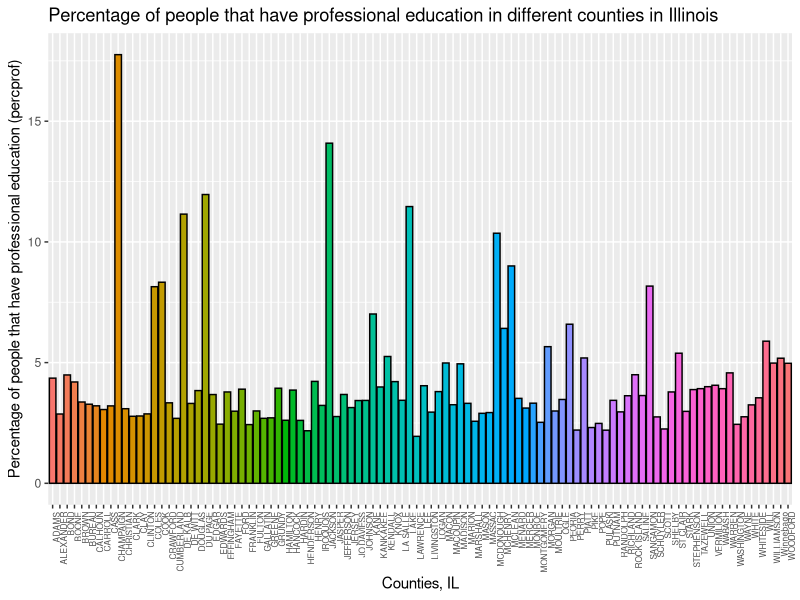
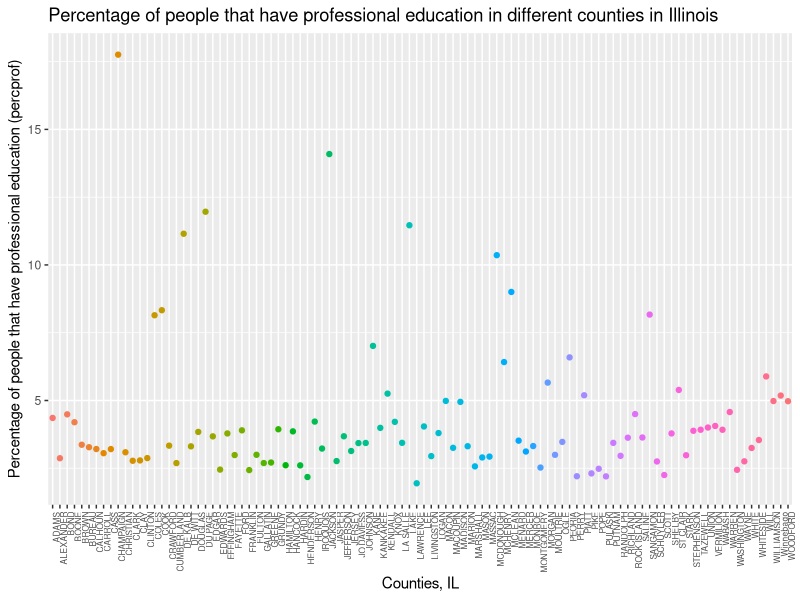
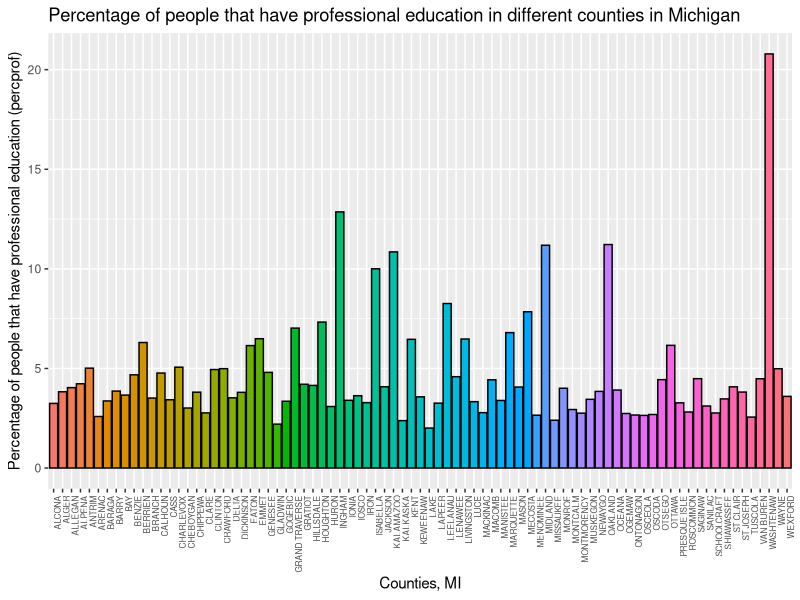
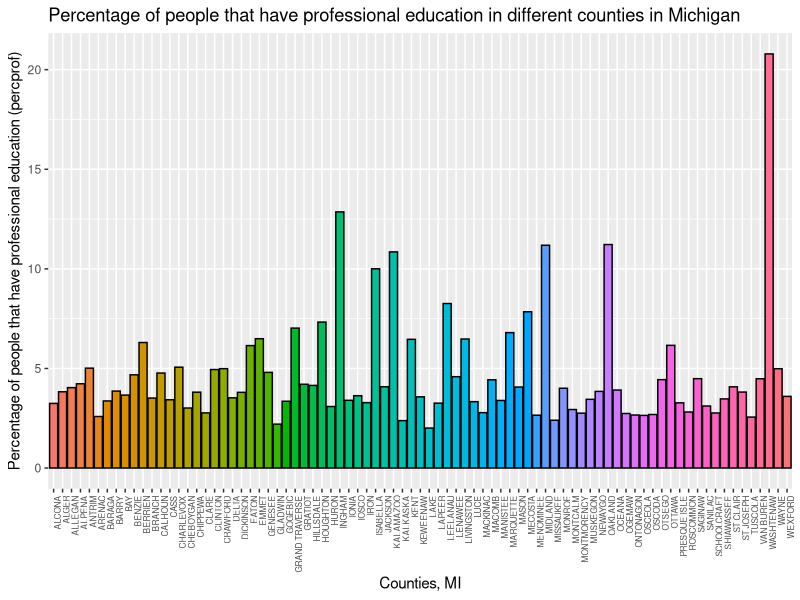
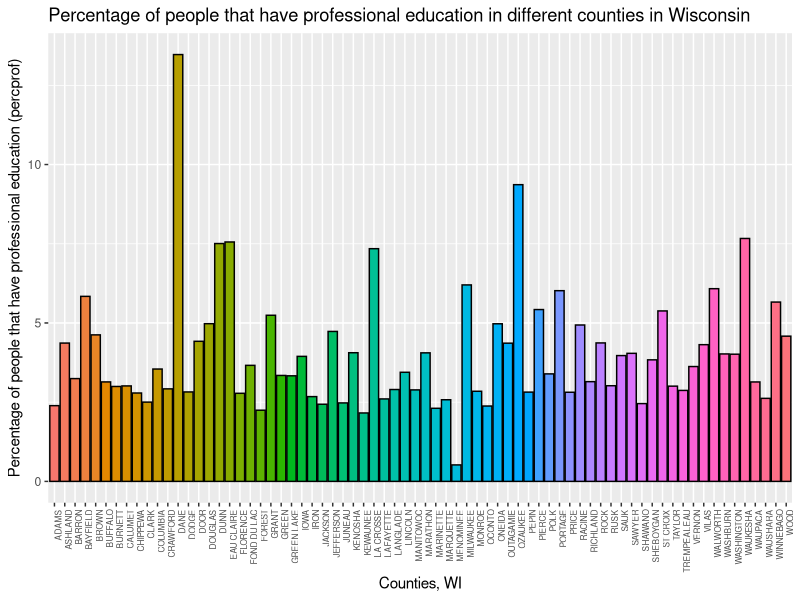
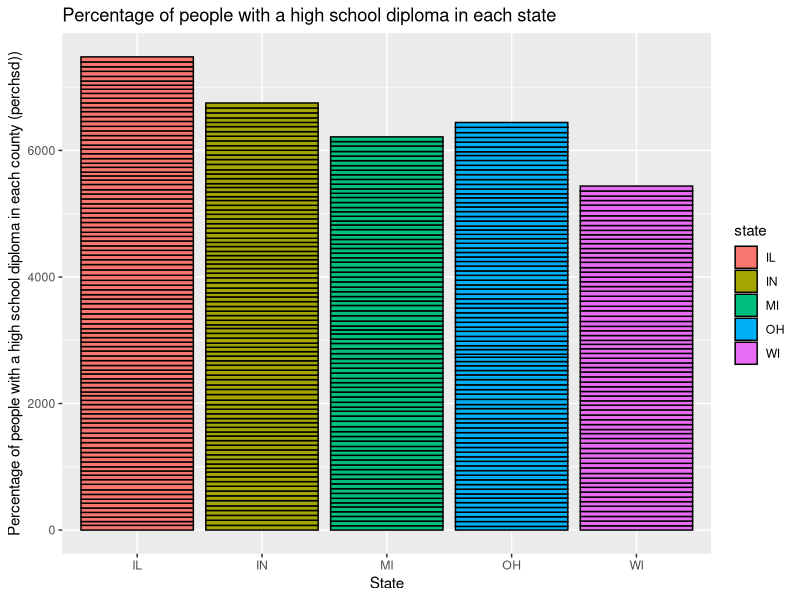
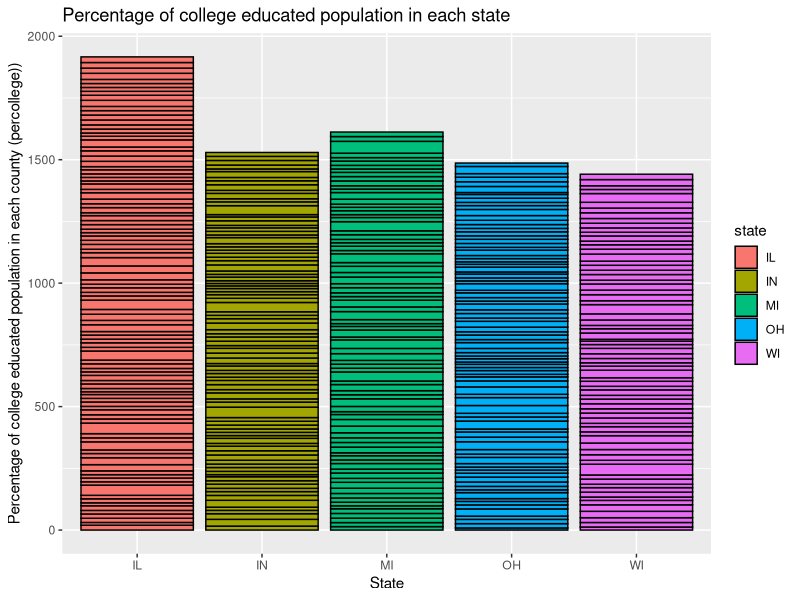
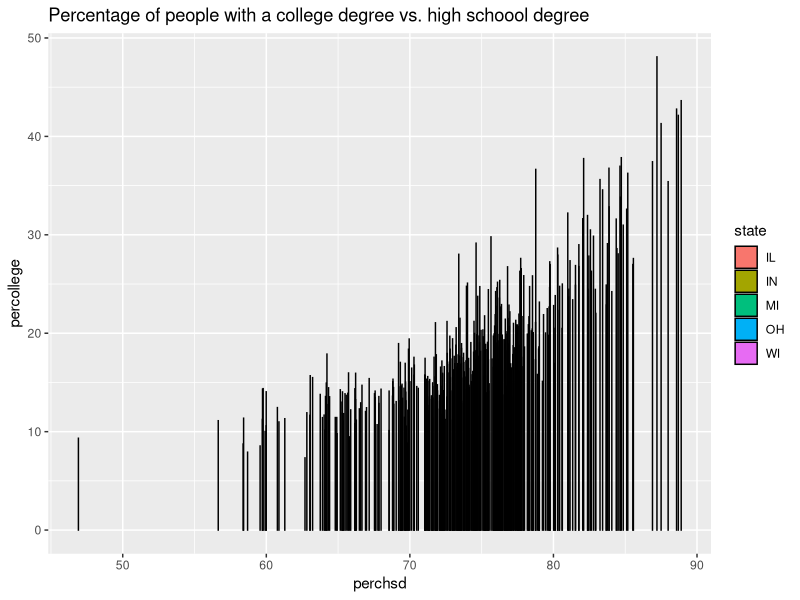

These charts were generated, in order, by the following R code: (Note: this script raises an error after producing the figures.)
## ---- chunk 1
knitr::opts_chunk$set(echo = TRUE, message=FALSE, 
                      warning=FALSE, results='hide', fig.keep='all', 
                      cache = TRUE, autodep = TRUE)
# echo = TRUE print the R code
## ---- chunk 2
# install.packages("GGally")
## ---- chunk 3
setwd("....")
library(ggplot2)
library(GGally)
data(midwest)
## ---- chunk 4
illinois.bar = ggplot(data=subset(midwest, state == "IL"), aes(x=county, y=percprof, fill = county)) +
  geom_bar(colour="black", stat="identity") +
  theme(axis.text.x =
          element_text(size  = 6,
                       angle = 90,
                       hjust = 1,
                       vjust = 1)) +
  guides(fill=FALSE) +
  xlab("Counties, IL") + ylab("Percentage of people that have professional education (percprof)") +
  ggtitle("Percentage of people that have professional education in different counties in Illinois")

plot(illinois.bar)
## ---- chunk 5
illinois.line = ggplot(data=subset(midwest, state == "IL"), aes(x=county, y=percprof, color = county)) +
  geom_line() +
  geom_point() +
  theme(axis.text.x =
          element_text(size  = 6,
                       angle = 90,
                       hjust = 1,
                       vjust = 1), legend.position="none") +
  guides(fill=FALSE) +
  xlab("Counties, IL") + ylab("Percentage of people that have professional education (percprof)") +
  ggtitle("Percentage of people that have professional education in different counties in Illinois")

plot(illinois.line)
## ---- chunk 6
indiana.bar = ggplot(data=subset(midwest, state == "IN"), aes(x=county, y=percprof, fill = county)) +
  geom_bar(colour="black", stat="identity") +
  theme(axis.text.x =
          element_text(size  = 6,
                       angle = 90,
                       hjust = 1,
                       vjust = 1)) +
  guides(fill=FALSE) +
  xlab("Counties, IN") + ylab("Percentage of people that have professional education (percprof)") +
  ggtitle("Percentage of people that have professional education in different counties in Indiana")
## ---- chunk 7
michigan.bar = ggplot(data=subset(midwest, state == "MI"), aes(x=county, y=percprof, fill = county)) +
  geom_bar(colour="black", stat="identity") +
  theme(axis.text.x =
          element_text(size  = 6,
                       angle = 90,
                       hjust = 1,
                       vjust = 1)) +
  guides(fill=FALSE) +
  xlab("Counties, MI") + ylab("Percentage of people that have professional education (percprof)") +
  ggtitle("Percentage of people that have professional education in different counties in Michigan")

plot(michigan.bar)
## ---- chunk 8
ohio.bar = ggplot(data=subset(midwest, state == "OH"), aes(x=county, y=percprof, fill = county)) +
  geom_bar(colour="black", stat="identity") +
  theme(axis.text.x =
          element_text(size  = 6,
                       angle = 90,
                       hjust = 1,
                       vjust = 1)) +
  guides(fill=FALSE) +
  xlab("Counties, OH") + ylab("Percentage of people that have professional education (percprof)") +
  ggtitle("Percentage of people that have professional education in different counties in Ohio")

plot(michigan.bar)
## ---- chunk 9
wisconsin.bar = ggplot(data=subset(midwest, state == "WI"), aes(x=county, y=percprof, fill = county)) +
  geom_bar(colour="black", stat="identity") +
  theme(axis.text.x =
          element_text(size  = 6,
                       angle = 90,
                       hjust = 1,
                       vjust = 1)) +
  guides(fill=FALSE) +
  xlab("Counties, WI") + ylab("Percentage of people that have professional education (percprof)") +
  ggtitle("Percentage of people that have professional education in different counties in Wisconsin")

plot(wisconsin.bar)
## ---- chunk 10
summary(subset(midwest, state == "IL")$percprof)
summary(subset(midwest, state == "IN")$percprof)
summary(subset(midwest, state == "MI")$percprof)
summary(subset(midwest, state == "OH")$percprof)
summary(subset(midwest, state == "WI")$percprof)
## ---- chunk 11
states = c(unique(midwest$state)) # returns vector of state

prof_edu = numeric() # empty vector to hold the prof education for each state
## ---- chunk 12
prof_edu_func = function(n){
  return (sum(subset(midwest, state == states[n])$percprof * subset(midwest, state == states[n])$popadults)/
            (sum(subset(midwest, state == states[n])$popadults)))
}

for (i in 1:length(states)) {
  prof_edu = c(prof_edu, prof_edu_func(i))
}
## ---- chunk 13
df_prof_edu_state = data.frame("state" = states, "prof_education_state" = prof_edu)

# https://stackoverflow.com/questions/42164965/return-the-value-from-one-column-based-on-the-max-value-in-another-column
max_state = df_prof_edu_state$state[which.max(df_prof_edu_state$prof_education_state)]
# max_state IL
min_state = df_prof_edu_state$state[which.min(df_prof_edu_state$prof_education_state)]
# min_state WI
## ---- chunk 14
bar1 = ggplot(data=subset(midwest), aes(x=state, y=perchsd, fill = state)) +
  geom_bar(colour="black", stat="identity") +
  xlab("State") + ylab("Percentage of people with a high school diploma in each county (perchsd))") +
  ggtitle("Percentage of people with a high school diploma in each state")

plot(bar1)
## ---- chunk 15
bar2 = ggplot(data=subset(midwest), aes(x=state, y=percollege, fill = state)) +
  geom_bar(colour="black", stat="identity") +
  xlab("State") + ylab("Percentage of college educated population in each county (percollege))") +
  ggtitle("Percentage of college educated population in each state")

plot(bar2)
## ---- chunk 16
bar3 = ggplot(data=subset(midwest), aes(x=perchsd, y=percollege, fill = state)) +
  geom_bar(colour="black", stat="identity") +
  xlab("perchsd") + ylab("percollege") +
  ggtitle("Percentage of people with a college degree vs. high schoool degree")

plot(bar3)
## ---- chunk 17
p1 =  ggpairs(midwest, 
              columns = c("perchsd", "percollege", "state"),
              columnLabels = c("High school grad", "College grad", "State"),
              mapping = aes(color = state))
p1
## ---- chunk 18
n = c(100, 200, 500, 750, 1000, 1200, 1800, 3000,
      5000, 8000, 10000, 12500, 15000, 18000, 22000, 
      23500, 25000, 50000, 80000, 100100, 120100, 
      135000, 150000, 175000, 195010, 200100,
      250000, 300100, 350000, 400100, 450000, 500100)

width.height = c(3, 15) # in inch and check with 3 inch as well
# create empty vectors for file size for each file.type
ps_size_3 = numeric()
pdf_size_3 = numeric()
jpeg_size_3 = numeric()
png_size_3 = numeric()

ps_size_15 = numeric()
pdf_size_15 = numeric()
jpeg_size_15 = numeric()
png_size_15 = numeric()

for (i in 1:length(n)){
  df = data.frame(x_axis = runif(n[i]),
                  y_axis = runif(n[i]))
  p.scatter = ggplot(df, aes(x=x_axis, y=y_axis)) + geom_point()
  
  for (j in 1:length(width.height)) {

    ggsave(sprintf("%s_%s_scatter.ps", n[i], width.height[j]), p.scatter,
            width = width.height[j], height = width.height[j], units = c("in"))
    ggsave(sprintf("%s_%s_scatter.pdf", n[i], width.height[j]), p.scatter,
            width = width.height[j], height = width.height[j], units = c("in"))
    ggsave(sprintf("%s_%s_scatter.jpeg", n[i], width.height[j]), p.scatter,
            width = width.height[j], height = width.height[j], units = c("in"))
    ggsave(sprintf("%s_%s_scatter.png", n[i], width.height[j]), p.scatter,
            width = width.height[j], height = width.height[j], units = c("in"))
    
    # create vector for width = 3
    if (j == 1) {
      ps_size_3 = c(ps_size_3, file.size(sprintf("%s_%s_scatter.ps", n[i], width.height[j])))
      pdf_size_3 = c(pdf_size_3, file.size(sprintf("%s_%s_scatter.pdf", n[i], width.height[j])))
      jpeg_size_3 = c(jpeg_size_3, file.size(sprintf("%s_%s_scatter.jpeg", n[i], width.height[j])))
      png_size_3 = c(png_size_3, file.size(sprintf("%s_%s_scatter.png", n[i], width.height[j])))
    }
    
    # create vector for width = 15
    if (j == 2) {
      ps_size_15 = c(ps_size_15, file.size(sprintf("%s_%s_scatter.ps", n[i], width.height[j])))
      pdf_size_15 = c(pdf_size_15, file.size(sprintf("%s_%s_scatter.pdf", n[i], width.height[j])))
      jpeg_size_15 = c(jpeg_size_15, file.size(sprintf("%s_%s_scatter.jpeg", n[i], width.height[j])))
      png_size_15 = c(png_size_15, file.size(sprintf("%s_%s_scatter.png", n[i], width.height[j])))
    }	
  }  
}
## ---- chunk 19
df_sizes_3 = data.frame("N" = n,
                        "ps_size" = ps_size_3,
                        "pdf_size" = pdf_size_3,
                        "jpeg_size" = jpeg_size_3,
                        "png_size" = png_size_3)

df_sizes_15 = data.frame("N" = n,
                         "ps_size" = ps_size_15,
                         "pdf_size" = pdf_size_15,
                         "jpeg_size" = jpeg_size_15,
                         "png_size" = png_size_15)
## ---- chunk 20
write.csv(file = "df_3.csv", x = df_sizes_3)
write.csv(file = "df_15.csv", x = df_sizes_15)
## ---- chunk 21
p3.whole = ggplot(data=df_sizes_3, aes(x=N)) +
  geom_line(aes(y = ps_size, color = "ps")) +
  geom_line(aes(y = pdf_size, color = "pdf")) +
  geom_line(aes(y = jpeg_size, color = "jpeg")) +
  geom_line(aes(y = png_size, color = "png")) +
  ylab(label="File size [bytes] vs. N - whole data set") + 
  xlab("N")

p3.whole
## ---- chunk 22
p3.15k = ggplot(data=subset(df_sizes_3, N <= 15000), aes(x=N)) +
  geom_line(aes(y = ps_size, color = "ps")) +
  geom_line(aes(y = pdf_size, color = "pdf")) +
  geom_line(aes(y = jpeg_size, color = "jpeg")) +
  geom_line(aes(y = png_size, color = "png")) +
  ylab(label="File size [bytes] vs. N, N <= 15000") + 
  xlab("N")

p3.15k
## ---- chunk 23
p15.whole = ggplot(data=df_sizes_15, aes(x=N)) +
  geom_line(aes(y = ps_size, color = "ps")) +
  geom_line(aes(y = pdf_size, color = "pdf")) +
  geom_line(aes(y = jpeg_size, color = "jpeg")) +
  geom_line(aes(y = png_size, color = "png")) +
  ylab(label="File size [bytes] vs. N - whole data set") + 
  xlab("N")

p15.whole
## ---- chunk 24
p15.15k = ggplot(data=subset(df_sizes_15, N <= 15000), aes(x=N)) +
  geom_line(aes(y = ps_size, color = "ps")) +
  geom_line(aes(y = pdf_size, color = "pdf")) +
  geom_line(aes(y = jpeg_size, color = "jpeg")) +
  geom_line(aes(y = png_size, color = "png")) +
  ylab(label="File size [bytes] vs. N, N <= 15000") + 
  xlab("N")

p15.15k
## ---- chunk 25
data(diamonds)
## ---- chunk 26
p5.color = ggplot(data = diamonds, aes(color, fill = color)) +
            geom_bar(color = 'black') +
            xlab("Color") + ylab("Count") +
            ggtitle("Count vs. diamond color")

p5.color
## ---- chunk 27
p5.price = ggplot(data = diamonds, aes(price)) +
  geom_histogram(color = 'black', fill = 'orange', binwidth = 1000) +
  xlab("Price") + ylab("Count") +
  ggtitle("Count vs. diamond price")

p5.price
## ---- chunk 28
p5.carat.nolmt = ggplot(data = diamonds, aes(carat)) +
  geom_histogram(color = 'black', fill = 'green', binwidth = .1) +
  scale_x_continuous(limits = c(0, 5)) +
  xlab("Carat") + ylab("Count") +
  ggtitle("Count vs. diamond carat")

p5.carat.nolmt
## ---- chunk 29
p5.carat.lmt = ggplot(data = diamonds, aes(carat)) +
  geom_histogram(color = 'black', fill = 'green', binwidth = .2) +
  scale_x_continuous(limits = c(0, 3)) +
  xlab("Carat") + ylab("Count") +
  ggtitle("Count vs. diamond carat")

p5.carat.lmt
## ---- chunk 30
p5a =  ggpairs(diamonds, 
              columns = c("color", "carat", "price"),
              columnLabels = c("Color", "Carat", "Price"),
              mapping = aes(color = color))
p5a
## ---- chunk 31
p5b =  ggplot(aes(x = carat, y = price, color = color), data = diamonds) + 
  geom_point(alpha = 0.5, size = 1, position = 'jitter') +
  ggtitle('Price of diamonds by carat and color')

p5b
